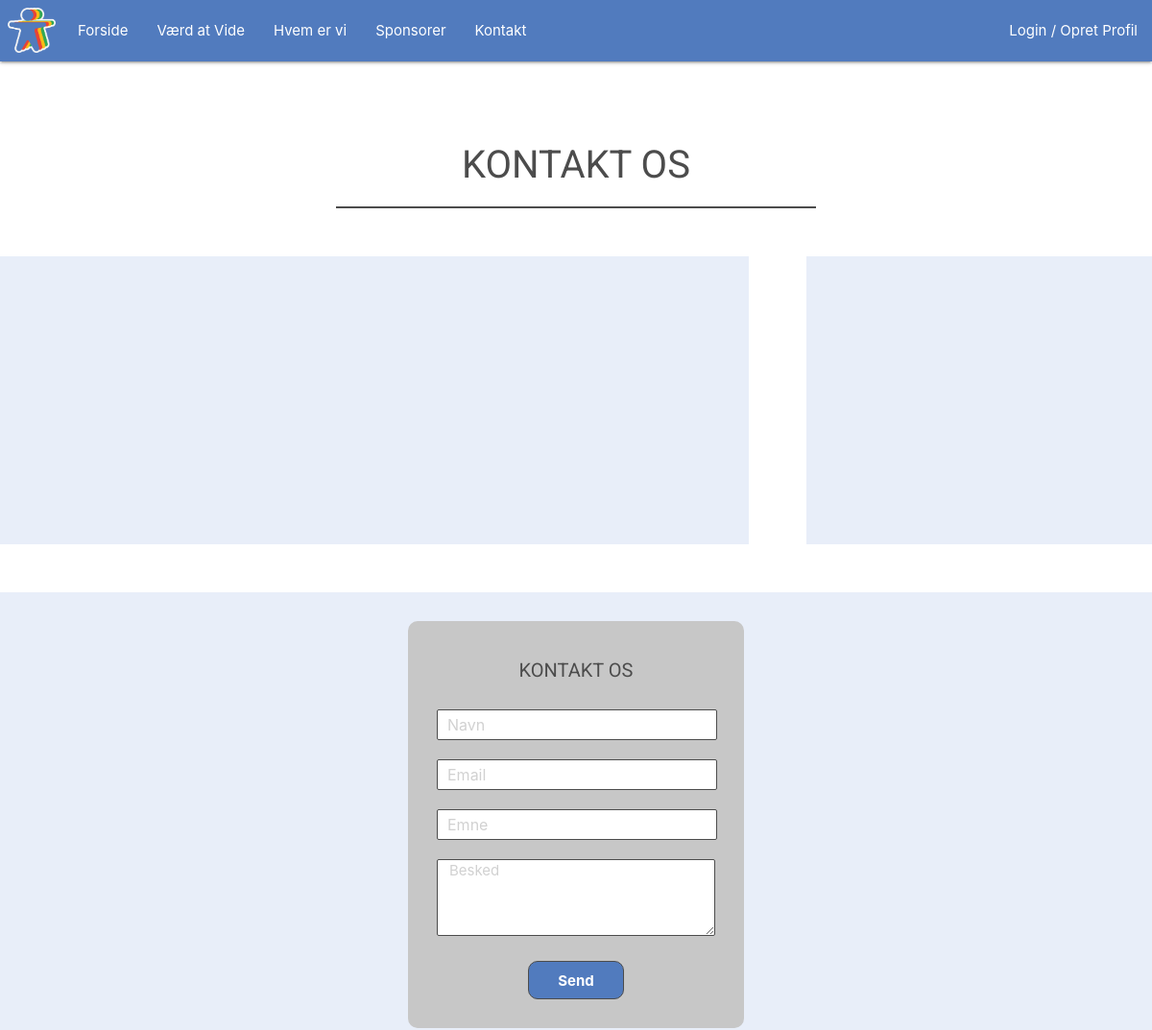
Before: /kontakt (upper part) with the older database file.
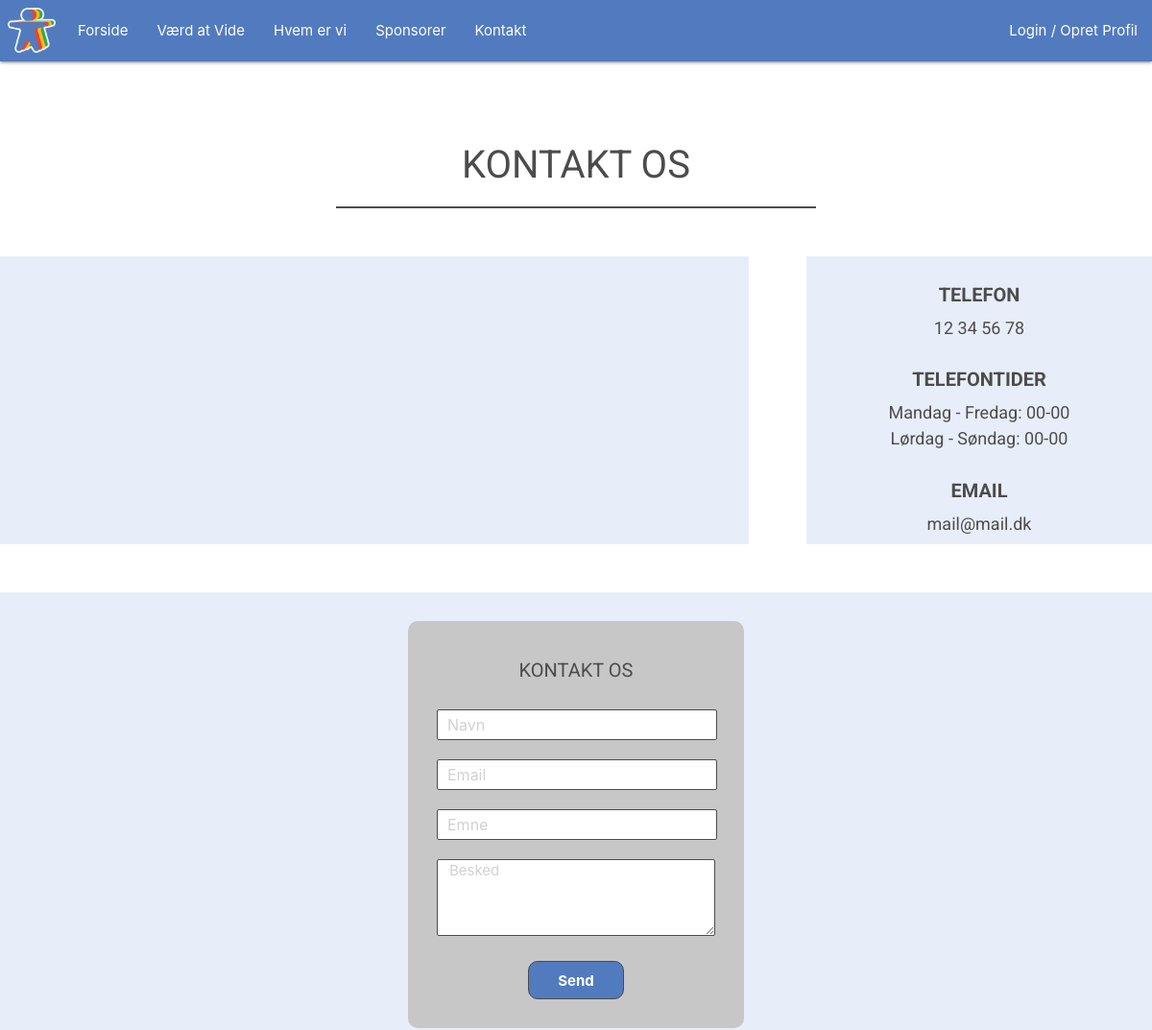
After: the same page with the newer database file.
### tables this page shows
CREATE TABLE textfield (
    TextFieldID INT NOT NULL AUTO_INCREMENT PRIMARY KEY,
    Page VARCHAR(255),
    FieldName VARCHAR(255),
    FieldContent VARCHAR(5000)
);

### view/frontend/contact.php (the view, shortened to what this page needs)
<?php
require_once("view/frontend/includes/header.php");
$dbCon = dbCon($user, $pass);
$query = $dbCon->prepare("SELECT * FROM `textField` WHERE TextFieldID = 29");
$query->execute();
$getcontactnum = $query->fetch();
$dbCon = dbCon($user, $pass);
$query = $dbCon->prepare("SELECT * FROM `textField` WHERE TextFieldID = 30");
$query->execute();
$getcontactnumtimes = $query->fetch();
$dbCon = dbCon($user, $pass);
$query = $dbCon->prepare("SELECT * FROM `textField` WHERE TextFieldID = 31");
$query->execute();
$getcontactemail = $query->fetch();
?>
<link rel="stylesheet" href="/view/frontend/css/contact.style.css">
<div id="contact-section1">
    <div id="contact-section1-content">
        <h2>KONTAKT OS</h2>
        <div id="line"></div>
    </div>
</div>
<div id="contact-section2">
    <div id="contact-section2-content">
        <div id="contact-map">
        </div>
        <div id="contact-information">
            <h3><?php echo $getcontactnum['FieldName'] ?></h3>
            <p>
                <?php echo $getcontactnum['FieldContent'] ?>
            </p>
            <h3><?php echo $getcontactnumtimes['FieldName'] ?></h3>
            <p>
                <?php echo $getcontactnumtimes['FieldContent'] ?>
            </p>
            <h3><?php echo $getcontactemail['FieldName'] ?></h3>
            <p>
                <?php echo $getcontactemail['FieldContent'] ?>
            </p>
        </div>
    </div>
</div>
<div id="contact-section3">
    <div id="contact-section3-content">
        <div id="contact-form-box">
            <form id="contact-form" method="POST">
                <h3>KONTAKT OS</h3>
                <input id="input" type="text" placeholder="Navn">
                <input id="input" type="text" placeholder="Email">
                <input id="input" type="text" placeholder="Emne">
                <textarea placeholder="Besked"></textarea>
                <input id="submit-form" type="submit" value="Send">
            </form>
        </div>
    </div>
</div>
<?php
require_once("view/frontend/includes/footer.php");
?>

Changed rows visible on the page:
added textfield: FieldName "TELEFON", FieldContent "12 34 56 78"
added textfield: FieldName "TELEFONTIDER", FieldContent "Mandag - Fredag: 00-00 Lørdag - Søndag: 00-00"
added textfield: FieldName "EMAIL", FieldContent "mail@mail.dk"
